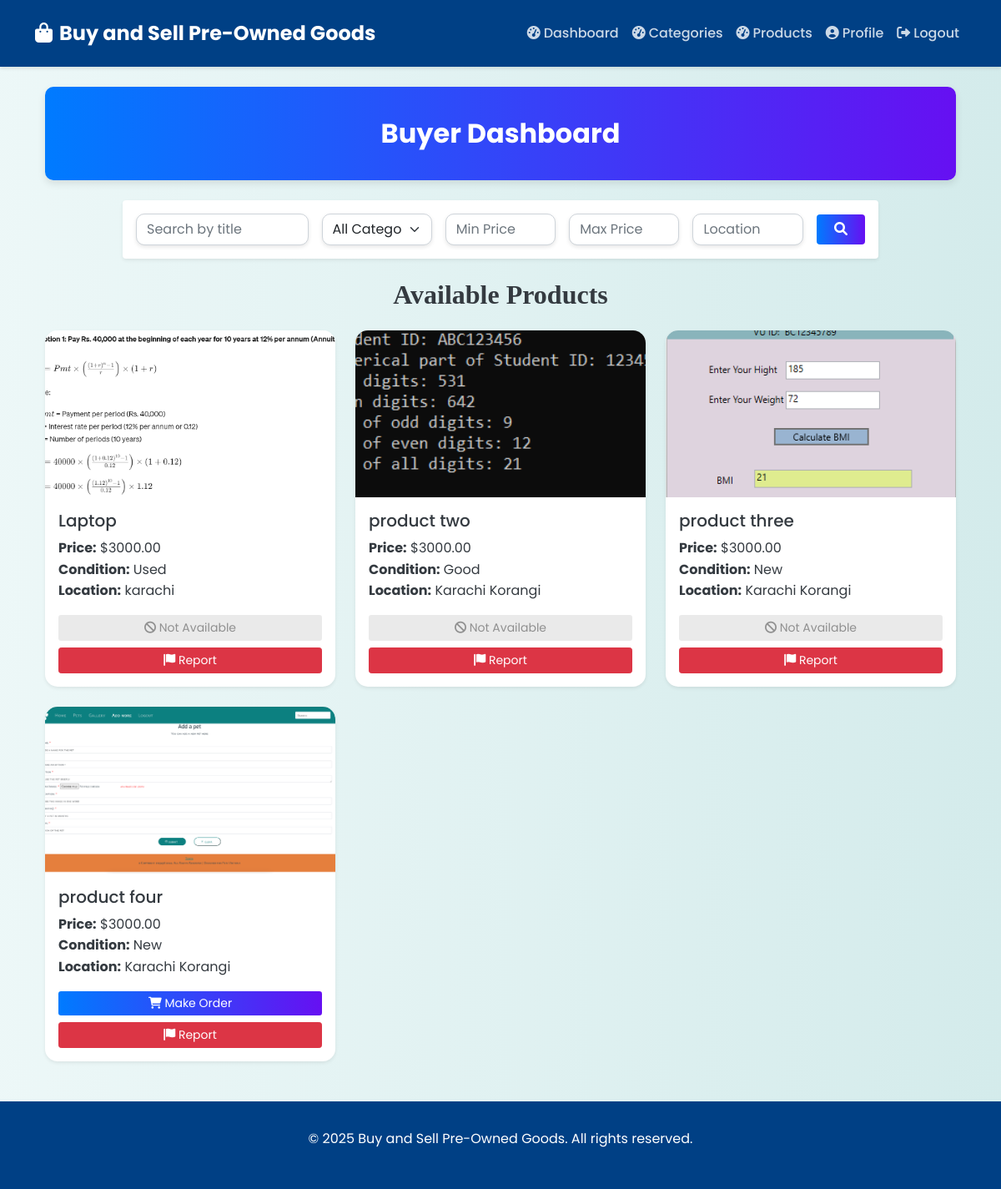
Screenshot of /dashboard/buyer/ (signed in) with the database file from the repository.
### myapp/models.py (models this page shows, shortened)
class Product(models.Model):
    CONDITION_CHOICES = [
        ('New', 'New'),
        ('Used', 'Used'),
        ('Good', 'Good'),
        ('Fair', 'Fair'),
    ]
    STATUS_CHOICES = [
        ('Available', 'Available'),
        ('Sold', 'Sold'),
        ('Pending', 'Pending'),
    ]
    seller = models.ForeignKey(User, on_delete=models.CASCADE)
    title = models.CharField(max_length=255)
    description = models.TextField()
    category = models.ForeignKey(Category, on_delete=models.CASCADE)
    price = models.DecimalField(max_digits=10, decimal_places=2)
    condition = models.CharField(max_length=10, choices=CONDITION_CHOICES)
    location = models.CharField(max_length=255)
    status = models.CharField(max_length=10, choices=STATUS_CHOICES, default='Available')
    image = models.ImageField(upload_to='product_images/')
    created_at = models.DateTimeField(auto_now_add=True)
    updated_at = models.DateTimeField(auto_now=True)

### myapp/views.py (the view)
# urls.py: path('dashboard/buyer/', views.buyer_dashboard, name='buyer_dashboard'),
@login_required
def buyer_dashboard(request):
    usertype = request.user.profile.usertype if hasattr(request.user, 'profile') else None
    categories = Category.objects.all()
    query = request.GET.get('query', '')
    category_filter = request.GET.get('category', '')
    min_price = request.GET.get('min_price', '')
    max_price = request.GET.get('max_price', '')
    location_filter = request.GET.get('location', '')
    condition_filter = request.GET.get('condition', '')
    products = Product.objects.all()
    if query:
        products = products.filter(title__icontains=query)
    if category_filter:
        products = products.filter(category__id=category_filter)
    if min_price:
        products = products.filter(price__gte=min_price)
    if max_price:
        products = products.filter(price__lte=max_price)
    if location_filter:
        products = products.filter(location__icontains=location_filter)
    if condition_filter:
        products = products.filter(condition=condition_filter)
    ordered_products = Order.objects.values_list('product_id', flat=True)
    return render(request, 'buyer_dashboard.html', {
        'user_type': usertype,
        'categories': categories,
        'products': products,
        'ordered_products': ordered_products,  # Pass ordered product IDs to template
        'query': query,
        'category_filter': category_filter,
        'min_price': min_price,
        'max_price': max_price,
        'location_filter': location_filter,
        'condition_filter': condition_filter,
    })

### templates/buyer_dashboard.html (shortened to what this page needs)
{% extends 'base.html' %}
{% block content %}
<div class="container mt-4">
    <div class="dashboard-header">
        Buyer Dashboard
    </div>
    <div class="row justify-content-center my-4">
        <div class="col-md-10">
            <form method="GET" action="" class="search-form p-3 bg-white shadow-sm rounded">
                <div class="row g-3 align-items-center">
                    <div class="col-md-3">
                        <input type="text" name="query" class="form-control" placeholder="Search by title" value="{{ query }}">
                    </div>
                    <div class="col-md-2">
                        <select name="category" class="form-select">
                            <option value="">All Categories</option>
                        </select>
                    </div>
                    <div class="col-md-2">
                        <input type="number" name="min_price" class="form-control" placeholder="Min Price" value="{{ min_price }}">
                    </div>
                    <div class="col-md-2">
                        <input type="number" name="max_price" class="form-control" placeholder="Max Price" value="{{ max_price }}">
                    </div>
                    <div class="col-md-2">
                        <input type="text" name="location" class="form-control" placeholder="Location" value="{{ location_filter }}">
                    </div>
                    <div class="col-md-1">
                        <button class="btn btn-primary w-100" type="submit">
                            <i class="fas fa-search"></i>
                        </button>
                    </div>
                </div>
            </form>
        </div>
    </div>
    <h2 class="mb-4 text-center">Available Products</h2>
    <div class="row row-cols-1 row-cols-md-2 row-cols-lg-3 g-4">
        {% for product in products %}
        <div class="col">
            <div class="card shadow-sm">
                <img src="{{ product.image.url }}" class="card-img-top" alt="{{ product.title }}" style="height: 200px; object-fit: cover;">
                <div class="card-body d-flex flex-column">
                    <h5 class="card-title">{{ product.title }}</h5>
                    <p class="card-text">
                        <strong>Price:</strong> ${{ product.price }}<br>
                        <strong>Condition:</strong> {{ product.condition }}<br>
                        <strong>Location:</strong> {{ product.location }}
                    </p>
                    {% if product.status == 'Available' %}
                    <a href="{% url 'make_order' product.id %}" class="btn btn-primary btn-sm mt-auto">
                        <i class="fas fa-shopping-cart"></i> Make Order
                    </a>
                    {% else %}
                    <button class="btn not-available btn-sm mt-auto" disabled>
                        <i class="fas fa-ban"></i> Not Available
                    </button>
                    {% endif %}
                    <a href="{% url 'report_product' product.id %}" class="btn btn-danger btn-sm mt-2">
                        <i class="fas fa-flag"></i> Report
                    </a>
                </div>
            </div>
        </div>
        {% empty %}
        <div class="col-12">
            <div class="alert alert-info text-center p-3">
                <i class="fas fa-info-circle"></i> No products found matching your search criteria.
            </div>
        </div>
        {% endfor %}
    </div>
</div>
{% endblock content %}

### templates/base.html (shortened to what this page needs)
<!DOCTYPE html>
<html lang="en">
<head>
    <link href="https://cdn.jsdelivr.net/npm/bootstrap@5.1.3/dist/css/bootstrap.min.css" rel="stylesheet">
    <link href="https://cdnjs.cloudflare.com/ajax/libs/font-awesome/6.0.0-beta3/css/all.min.css" rel="stylesheet">
</head>
<body>
    <nav class="navbar navbar-expand-lg navbar-dark">
        <div class="container">
            <a class="navbar-brand" href="{% url 'index'  %}">
                <i class="fas fa-shopping-bag me-2"></i>Buy and Sell Pre-Owned Goods
            </a>
            <div class="collapse navbar-collapse" id="navbarNav">
                <ul class="navbar-nav ms-auto">
                    {% if user.is_authenticated %}
                    {% if user.is_authenticated and user.profile.usertype == 'seller' %}
                            <li class="nav-item">
                                <a class="nav-link" href="{% url 'seller_dashboard' %}">
                                    <i class="fas fa-tachometer-alt me-1"></i>Dashboard
                                </a>
                            </li>
                            <li class="nav-item">
                                <a class="nav-link" href="{% url 'category_list' %}">
                                    <i class="fas fa-tachometer-alt me-1"></i>Categories
                                </a>
                            </li>
                            <li class="nav-item">
                                <a class="nav-link" href="{% url 'product_list' %}">
                                    <i class="fas fa-tachometer-alt me-1"></i>Products
                                </a>
                            </li>
                        {% endif %}
                        <li class="nav-item">
                            <a class="nav-link" href="{% url 'update_profile' %}">
                                <i class="fas fa-user-circle me-1"></i>Profile
                            </a>
                        </li>
                        <li class="nav-item">
                            <a class="nav-link" href="{% url 'logout' %}">
                                <i class="fas fa-sign-out-alt me-1"></i>Logout
                            </a>
                        </li>
                    {% endif %}
                </ul>
            </div>
        </div>
    </nav>
    <main class="container mt-4 mb-5 main-content">
        {% block content %}
        {% endblock %}
    </main>
    <footer class="footer">
        <div class="container text-center">
            <p>&copy; 2025 Buy and Sell Pre-Owned Goods. All rights reserved.</p>
        </div>
    </footer>
</body>
</html>

### templates/base.html (style rules this page uses)
:root { --primary-color: #007bff; --secondary-color: #28a745; --background-color: #f8f9fa; --text-color: #343a40; --navbar-color: #004085; --card-shadow: 0 4px 6px rgba(0,0,0,0.1); --transition-speed: 0.3s; }
body { background: linear-gradient(90deg, rgba(233, 246, 246, 0.831), rgba(207, 233, 233, 0.9)); font-family: 'Poppins', sans-serif; color: var(--text-color); line-height: 1.6; }
h1, h2, h3, h4 { font-family: 'Georgia', serif; font-weight: 600; text-align: center; margin-bottom: 30px; }
.navbar { background-color: var(--navbar-color); box-shadow: 0 2px 4px rgba(0,0,0,.1); padding: 1rem 0; }
.navbar-brand { font-weight: 700; font-size: 1.5rem; color: #ffffff !important; }
.nav-link { font-weight: 500; color: rgba(255,255,255,0.8) !important; transition: color var(--transition-speed) ease; }
.btn-primary { background-color: var(--primary-color); border-color: var(--primary-color); transition: all var(--transition-speed) ease; }
.card { border: none; border-radius: 15px; box-shadow: var(--card-shadow); transition: transform var(--transition-speed) ease; background-color: #ffffff; }
.footer { background-color: var(--navbar-color); color: #ffffff; padding: 2rem 0; margin-top: 3rem; }
.main-content { min-height: calc(100vh - 200px); }
.card { transition: transform 0.3s ease, box-shadow 0.3s ease; }

### templates/buyer_dashboard.html (style rules this page uses)
.dashboard-header { background: linear-gradient(to right, #007bff, #6610f2); color: white; padding: 30px; border-radius: 10px; text-align: center; font-size: 2rem; font-weight: bold; box-shadow: 0px 4px 10px rgba(0, 0, 0, 0.1); }
.search-form input, .search-form select { border-radius: 10px; box-shadow: 0px 2px 5px rgba(0, 0, 0, 0.1); }
.card { transition: transform 0.3s ease-in-out, box-shadow 0.3s; border-radius: 15px; overflow: hidden; }
.btn-primary { background: linear-gradient(to right, #007bff, #6610f2); border: none; transition: 0.3s ease-in-out; }
.not-available { background-color: #e0e0e0; color: #555; }

### rows the page displays
Product: image (picture), title "Laptop", price "3000.00", condition "Used", location "karachi", status "Pending" (drawn)
Product: image (picture), title "product two", price "3000.00", condition "Good", location "Karachi Korangi", status "Pending" (drawn)
Product: image (picture), title "product three", price "3000.00", condition "New", location "Karachi Korangi", status "Pending" (drawn)
Product: image (picture), title "product four", price "3000.00", condition "New", location "Karachi Korangi", status "Available" (drawn)
